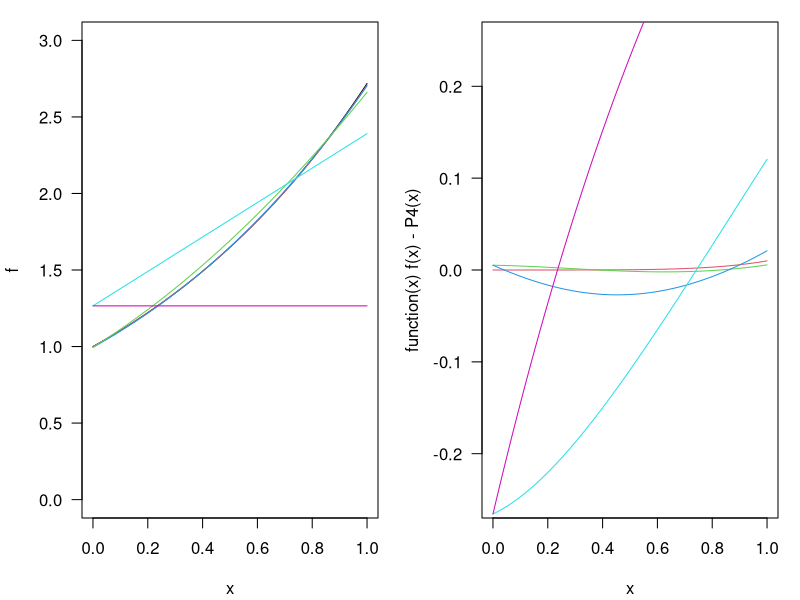

Recreate this plot in R.
f <- function(x) exp(x)
P4 <- function(x) 1 + x + x^2/2 + x^3/6 + x^4/24
Tt4 <- function(x) x^4 - x^2 + 1/8

P3 <- function(x)P4(x) - 1/24*Tt4(x)
P2 <- function(x)P3(x) - 1/6*(x^3 - 3/4*x)
P1 <- function(x)P2(x) - 13/24*(x^2 - 1/2) ## coeffs of highest term
P0 <- function(x)P1(x) - 9/8*(x) ## coeffs of highest term

par(mfrow=c(1,2), mar=c(4.1,4.1,1.1,1.1))
plot(f, xlim=c(0, 1),ylim=c(0, 3), las=1)
plot(P4, col=2, add=T)
plot(P3, xlim=c(0, 1), col=4, add=T)
plot(P2, xlim=c(0, 1), col=3, add=T)
plot(P1, xlim=c(0, 1), col=5, add=T)
plot(P0, xlim=c(0, 1), col=6, add=T)

plot(function(x)f(x)-P4(x), col=2, ylim=c(-0.25, 0.25), las=1)
plot(function(x)(f(x)-P3(x))/f(x), col=3, add=T)
plot(function(x)(f(x)-P2(x))/f(x), col=4, add=T)
plot(function(x)(f(x)-P1(x))/f(x), col=5, add=T)
plot(function(x)(f(x)-P0(x))/f(x), col=6, add=T)
